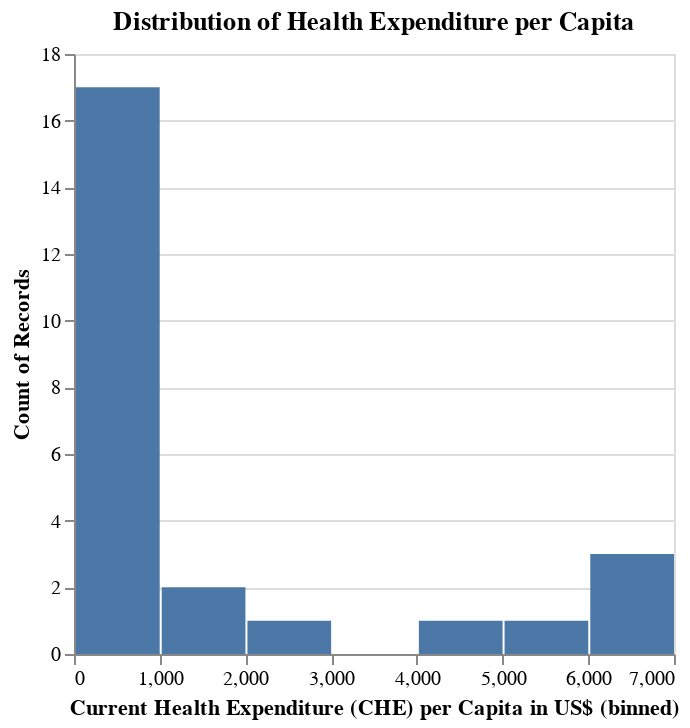

The cell this chart's notebook holds for it:
### Code cell
alt.Chart(merged_df).mark_bar().encode(
    alt.X("Current Health Expenditure (CHE) per Capita in US$", bin=True),
    y='count()'
).properties(
    title="Distribution of Health Expenditure per Capita"
)

### Figure 1 — Vega-Lite specification as saved in the notebook (floating-point values rounded to 4 significant figures)
{"config": {"view": {"continuousWidth": 300, "continuousHeight": 300}}, "data": {"name": "data-8e1c9afaa805e6f87dc83d5e02707c7c"}, "mark": {"type": "bar"}, "encoding": {"x": {"bin": true, "field": "Current Health Expenditure (CHE) per Capita in US$", "type": "quantitative"}, "y": {"aggregate": "count", "type": "quantitative"}}, "title": "Distribution of Health Expenditure per Capita", "$schema": "https://vega.github.io/schema/vega-lite/v5.20.1.json", "datasets": {"data-8e1c9afaa805e6f87dc83d5e02707c7c": [{"Country": "Afghanistan", "Incidence": 507.6, "Mortality": 253.6, "Prevalence": 1037.0, "Urban_Population": 60.26, "Health_Expenditure_%GDP": 8.99, "Tobacco_Use_%": 24.81, "Alcohol_Consumption_Liters": 7.98, "Physical_Activity_%": 50.08, "Obesity_%": 25.04, "Air_Quality_Index": 99.42, "UV_Radiation": 5.99, "Family_History_%": 30.24, "Genetic_Mutation_%": 12.49, "Treatment_Coverage_%": 75.49, "GDP_per_Capita": 39850.0, "Life_Expectancy": 67.52, "Health_Infrastructure_Index": 5.5, "Education_Index": 0.65, "Population_Density": 503.2, "Current Health Expenditure (CHE)": 3221.0, "Current Health Expenditure (CHE) per Capita in US$": 81.0, "Out-of-Pocket Expenditure (OOPS) per Capita in US$": 62.0, "Out-of-pocket (OOPS) as % of Current Health Expenditure (CHE)": 76.67, "Primary Health Care (PHC) Expenditure per Capita in US$": 46.67}, {"Country": "Australia", "Incidence": 491.4, "Mortality": 252.3, "Prevalence": 1057.0, "Urban_Population": 59.58, "Health_Expenditure_%GDP": 8.98, "Tobacco_Use_%": 25.09, "Alcohol_Consumption_Liters": 8.12, "Physical_Activity_%": 49.74, "Obesity_%": 24.66, "Air_Quality_Index": 99.86, "UV_Radiation": 5.99, "Family_History_%": 30.12, "Genetic_Mutation_%": 12.56, "Treatment_Coverage_%": 75.02, "GDP_per_Capita": 41080.0, "Life_Expectancy": 67.42, "Health_Infrastructure_Index": 5.55, "Education_Index": 0.65, "Population_Density": 511.0, "Current Health Expenditure (CHE)": 168000.0, "Current Health Expenditure (CHE) per Capita in US$": 6496.0, "Out-of-Pocket Expenditure (OOPS) per Capita in US$": 930.0, "Out-of-pocket (OOPS) as % of Current Health Expenditure (CHE)": 14.5, "Primary Health Care (PHC) Expenditure per Capita in US$": 2386.0}, {"Country": "Bangladesh", "Incidence": 498.3, "Mortality": 247.8, "Prevalence": 1053.0, "Urban_Population": 60.05, "Health_Expenditure_%GDP": 8.98, "Tobacco_Use_%": 25.23, "Alcohol_Consumption_Liters": 8.01, "Physical_Activity_%": 50.1, "Obesity_%": 25.12, "Air_Quality_Index": 99.83, "UV_Radiation": 6.0, "Family_History_%": 30.01, "Genetic_Mutation_%": 12.4, "Treatment_Coverage_%": 75.31, "GDP_per_Capita": 40630.0, "Life_Expectancy": 67.17, "Health_Infrastructure_Index": 5.49, "Education_Index": 0.65, "Population_Density": 509.0, "Current Health Expenditure (CHE)": 8482.0, "Current Health Expenditure (CHE) per Capita in US$": 51.0, "Out-of-Pocket Expenditure (OOPS) per Capita in US$": 38.0, "Out-of-pocket (OOPS) as % of Current Health Expenditure (CHE)": 74.0, "Primary Health Care (PHC) Expenditure per Capita in US$": 34.0}, {"Country": "Canada", "Incidence": 504.1, "Mortality": 246.7, "Prevalence": 1059.0, "Urban_Population": 59.63, "Health_Expenditure_%GDP": 9.0, "Tobacco_Use_%": 24.86, "Alcohol_Consumption_Liters": 8.07, "Physical_Activity_%": 49.95, "Obesity_%": 25.17, "Air_Quality_Index": 100.4, "UV_Radiation": 5.95, "Family_History_%": 29.87, "Genetic_Mutation_%": 12.49, "Treatment_Coverage_%": 75.46, "GDP_per_Capita": 39850.0, "Life_Expectancy": 67.38, "Health_Infrastructure_Index": 5.5, "Education_Index": 0.65, "Population_Density": 517.9, "Current Health Expenditure (CHE)": 235900.0, "Current Health Expenditure (CHE) per Capita in US$": 6129.0, "Out-of-Pocket Expenditure (OOPS) per Capita in US$": 869.3, "Out-of-pocket (OOPS) as % of Current Health Expenditure (CHE)": 14.33, "Primary Health Care (PHC) Expenditure per Capita in US$": 2381.0}, {"Country": "DR Congo", "Incidence": 504.6, "Mortality": 249.6, "Prevalence": 1056.0, "Urban_Population": 60.19, "Health_Expenditure_%GDP": 9.01, "Tobacco_Use_%": 25.03, "Alcohol_Consumption_Liters": 8.0, "Physical_Activity_%": 49.42, "Obesity_%": 24.96, "Air_Quality_Index": 98.25, "UV_Radiation": 5.97, "Family_History_%": 29.65, "Genetic_Mutation_%": 12.5, "Treatment_Coverage_%": 75.35, "GDP_per_Capita": 40690.0, "Life_Expectancy": 67.51, "Health_Infrastructure_Index": 5.46, "Education_Index": 0.65, "Population_Density": 509.9, "Current Health Expenditure (CHE)": 2203.0, "Current Health Expenditure (CHE) per Capita in US$": 22.33, "Out-of-Pocket Expenditure (OOPS) per Capita in US$": 8.33, "Out-of-pocket (OOPS) as % of Current Health Expenditure (CHE)": 38.67, "Primary Health Care (PHC) Expenditure per Capita in US$": 12.67}, {"Country": "Ethiopia", "Incidence": 504.4, "Mortality": 247.3, "Prevalence": 1049.0, "Urban_Population": 60.23, "Health_Expenditure_%GDP": 9.08, "Tobacco_Use_%": 24.83, "Alcohol_Consumption_Liters": 7.86, "Physical_Activity_%": 49.69, "Obesity_%": 25.07, "Air_Quality_Index": 101.1, "UV_Radiation": 6.01, "Family_History_%": 29.79, "Genetic_Mutation_%": 12.53, "Treatment_Coverage_%": 74.94, "GDP_per_Capita": 40600.0, "Life_Expectancy": 67.42, "Health_Infrastructure_Index": 5.46, "Education_Index": 0.65, "Population_Density": 501.8, "Current Health Expenditure (CHE)": 3363.0, "Current Health Expenditure (CHE) per Capita in US$": 28.0, "Out-of-Pocket Expenditure (OOPS) per Capita in US$": 9.0, "Out-of-pocket (OOPS) as % of Current Health Expenditure (CHE)": 33.0, "Primary Health Care (PHC) Expenditure per Capita in US$": 22.0}, {"Country": "France", "Incidence": 493.3, "Mortality": 247.2, "Prevalence": 1050.0, "Urban_Population": 60.1, "Health_Expenditure_%GDP": 9.04, "Tobacco_Use_%": 24.86, "Alcohol_Consumption_Liters": 7.99, "Physical_Activity_%": 50.15, "Obesity_%": 24.93, "Air_Quality_Index": 101.0, "UV_Radiation": 6.06, "Family_History_%": 30.1, "Genetic_Mutation_%": 12.44, "Treatment_Coverage_%": 74.81, "GDP_per_Capita": 40140.0, "Life_Expectancy": 67.48, "Health_Infrastructure_Index": 5.46, "Education_Index": 0.65, "Population_Density": 512.8, "Current Health Expenditure (CHE)": 337900.0, "Current Health Expenditure (CHE) per Capita in US$": 4997.0, "Out-of-Pocket Expenditure (OOPS) per Capita in US$": 443.3, "Out-of-pocket (OOPS) as % of Current Health Expenditure (CHE)": 9.0, "Primary Health Care (PHC) Expenditure per Capita in US$": 2150.0}, {"Country": "Germany", "Incidence": 501.6, "Mortality": 250.1, "Prevalence": 1049.0, "Urban_Population": 59.64, "Health_Expenditure_%GDP": 9.01, "Tobacco_Use_%": 25.23, "Alcohol_Consumption_Liters": 8.03, "Physical_Activity_%": 50.03, "Obesity_%": 25.26, "Air_Quality_Index": 100.4, "UV_Radiation": 6.03, "Family_History_%": 29.8, "Genetic_Mutation_%": 12.54, "Treatment_Coverage_%": 74.71, "GDP_per_Capita": 40570.0, "Life_Expectancy": 67.55, "Health_Infrastructure_Index": 5.53, "Education_Index": 0.65, "Population_Density": 509.9, "Current Health Expenditure (CHE)": 520000.0, "Current Health Expenditure (CHE) per Capita in US$": 6251.0, "Out-of-Pocket Expenditure (OOPS) per Capita in US$": 722.7, "Out-of-pocket (OOPS) as % of Current Health Expenditure (CHE)": 11.67, "Primary Health Care (PHC) Expenditure per Capita in US$": 2802.0}, {"Country": "Ghana", "Incidence": 502.1, "Mortality": 251.4, "Prevalence": 1059.0, "Urban_Population": 59.94, "Health_Expenditure_%GDP": 8.98, "Tobacco_Use_%": 25.41, "Alcohol_Consumption_Liters": 7.93, "Physical_Activity_%": 50.24, "Obesity_%": 24.91, "Air_Quality_Index": 101.8, "UV_Radiation": 6.05, "Family_History_%": 30.21, "Genetic_Mutation_%": 12.49, "Treatment_Coverage_%": 74.73, "GDP_per_Capita": 40130.0, "Life_Expectancy": 67.27, "Health_Infrastructure_Index": 5.52, "Education_Index": 0.65, "Population_Density": 501.5, "Current Health Expenditure (CHE)": 2968.0, "Current Health Expenditure (CHE) per Capita in US$": 91.0, "Out-of-Pocket Expenditure (OOPS) per Capita in US$": 23.0, "Out-of-pocket (OOPS) as % of Current Health Expenditure (CHE)": 25.0, "Primary Health Care (PHC) Expenditure per Capita in US$": 56.0}, {"Country": "Iraq", "Incidence": 504.0, "Mortality": 247.6, "Prevalence": 1048.0, "Urban_Population": 59.97, "Health_Expenditure_%GDP": 8.97, "Tobacco_Use_%": 24.88, "Alcohol_Consumption_Liters": 8.01, "Physical_Activity_%": 49.58, "Obesity_%": 25.11, "Air_Quality_Index": 98.89, "UV_Radiation": 6.07, "Family_History_%": 29.88, "Genetic_Mutation_%": 12.55, "Treatment_Coverage_%": 74.8, "GDP_per_Capita": 41030.0, "Life_Expectancy": 67.25, "Health_Infrastructure_Index": 5.34, "Education_Index": 0.65, "Population_Density": 506.0, "Current Health Expenditure (CHE)": 10840.0, "Current Health Expenditure (CHE) per Capita in US$": 252.0, "Out-of-Pocket Expenditure (OOPS) per Capita in US$": 126.0, "Out-of-pocket (OOPS) as % of Current Health Expenditure (CHE)": 50.0, "Primary Health Care (PHC) Expenditure per Capita in US$": 126.0}, {"Country": "Madagascar", "Incidence": 501.5, "Mortality": 248.2, "Prevalence": 1054.0, "Urban_Population": 59.84, "Health_Expenditure_%GDP": 9.03, "Tobacco_Use_%": 25.2, "Alcohol_Consumption_Liters": 8.19, "Physical_Activity_%": 49.88, "Obesity_%": 25.17, "Air_Quality_Index": 99.18, "UV_Radiation": 5.95, "Family_History_%": 29.89, "Genetic_Mutation_%": 12.52, "Treatment_Coverage_%": 75.12, "GDP_per_Capita": 40410.0, "Life_Expectancy": 67.59, "Health_Infrastructure_Index": 5.49, "Education_Index": 0.65, "Population_Density": 502.4, "Current Health Expenditure (CHE)": 498.0, "Current Health Expenditure (CHE) per Capita in US$": 17.0, "Out-of-Pocket Expenditure (OOPS) per Capita in US$": 5.5, "Out-of-pocket (OOPS) as % of Current Health Expenditure (CHE)": 32.0, "Primary Health Care (PHC) Expenditure per Capita in US$": 11.5}, {"Country": "Malaysia", "Incidence": 498.1, "Mortality": 245.7, "Prevalence": 1066.0, "Urban_Population": 59.88, "Health_Expenditure_%GDP": 9.07, "Tobacco_Use_%": 24.94, "Alcohol_Consumption_Liters": 7.98, "Physical_Activity_%": 51.04, "Obesity_%": 24.9, "Air_Quality_Index": 98.36, "UV_Radiation": 6.0, "Family_History_%": 30.15, "Genetic_Mutation_%": 12.59, "Treatment_Coverage_%": 74.75, "GDP_per_Capita": 40490.0, "Life_Expectancy": 67.56, "Health_Infrastructure_Index": 5.49, "Education_Index": 0.65, "Population_Density": 509.7, "Current Health Expenditure (CHE)": 15060.0, "Current Health Expenditure (CHE) per Capita in US$": 442.0, "Out-of-Pocket Expenditure (OOPS) per Capita in US$": 146.0, "Out-of-pocket (OOPS) as % of Current Health Expenditure (CHE)": 33.0, "Primary Health Care (PHC) Expenditure per Capita in US$": 204.5}, {"Country": "Mexico", "Incidence": 503.3, "Mortality": 251.8, "Prevalence": 1048.0, "Urban_Population": 59.92, "Health_Expenditure_%GDP": 8.86, "Tobacco_Use_%": 25.23, "Alcohol_Consumption_Liters": 8.12, "Physical_Activity_%": 50.08, "Obesity_%": 24.87, "Air_Quality_Index": 98.96, "UV_Radiation": 6.08, "Family_History_%": 30.07, "Genetic_Mutation_%": 12.45, "Treatment_Coverage_%": 75.22, "GDP_per_Capita": 40650.0, "Life_Expectancy": 67.36, "Health_Infrastructure_Index": 5.54, "Education_Index": 0.65, "Population_Density": 506.8, "Current Health Expenditure (CHE)": 76320.0, "Current Health Expenditure (CHE) per Capita in US$": 597.3, "Out-of-Pocket Expenditure (OOPS) per Capita in US$": 237.3, "Out-of-pocket (OOPS) as % of Current Health Expenditure (CHE)": 39.67, "Primary Health Care (PHC) Expenditure per Capita in US$": 263.0}, {"Country": "Nepal", "Incidence": 503.6, "Mortality": 248.1, "Prevalence": 1053.0, "Urban_Population": 59.73, "Health_Expenditure_%GDP": 9.1, "Tobacco_Use_%": 24.88, "Alcohol_Consumption_Liters": 7.91, "Physical_Activity_%": 49.66, "Obesity_%": 24.87, "Air_Quality_Index": 100.4, "UV_Radiation": 6.01, "Family_History_%": 30.03, "Genetic_Mutation_%": 12.52, "Treatment_Coverage_%": 74.69, "GDP_per_Capita": 40790.0, "Life_Expectancy": 67.73, "Health_Infrastructure_Index": 5.47, "Education_Index": 0.65, "Population_Density": 515.9, "Current Health Expenditure (CHE)": 1836.0, "Current Health Expenditure (CHE) per Capita in US$": 63.0, "Out-of-Pocket Expenditure (OOPS) per Capita in US$": 33.0, "Out-of-pocket (OOPS) as % of Current Health Expenditure (CHE)": 52.5, "Primary Health Care (PHC) Expenditure per Capita in US$": 40.5}, {"Country": "Niger", "Incidence": 491.8, "Mortality": 245.3, "Prevalence": 1038.0, "Urban_Population": 60.21, "Health_Expenditure_%GDP": 8.99, "Tobacco_Use_%": 25.35, "Alcohol_Consumption_Liters": 8.03, "Physical_Activity_%": 49.68, "Obesity_%": 24.92, "Air_Quality_Index": 98.18, "UV_Radiation": 6.02, "Family_History_%": 30.2, "Genetic_Mutation_%": 12.52, "Treatment_Coverage_%": 75.35, "GDP_per_Capita": 40150.0, "Life_Expectancy": 67.42, "Health_Infrastructure_Index": 5.61, "Education_Index": 0.65, "Population_Density": 504.9, "Current Health Expenditure (CHE)": 795.3, "Current Health Expenditure (CHE) per Capita in US$": 32.67, "Out-of-Pocket Expenditure (OOPS) per Capita in US$": 14.0, "Out-of-pocket (OOPS) as % of Current Health Expenditure (CHE)": 42.33, "Primary Health Care (PHC) Expenditure per Capita in US$": 21.33}, {"Country": "Nigeria", "Incidence": 499.0, "Mortality": 254.2, "Prevalence": 1040.0, "Urban_Population": 59.7, "Health_Expenditure_%GDP": 8.99, "Tobacco_Use_%": 24.82, "Alcohol_Consumption_Liters": 7.92, "Physical_Activity_%": 49.95, "Obesity_%": 24.78, "Air_Quality_Index": 100.9, "UV_Radiation": 6.09, "Family_History_%": 30.0, "Genetic_Mutation_%": 12.52, "Treatment_Coverage_%": 74.97, "GDP_per_Capita": 40450.0, "Life_Expectancy": 67.44, "Health_Infrastructure_Index": 5.56, "Education_Index": 0.65, "Population_Density": 508.1, "Current Health Expenditure (CHE)": 16210.0, "Current Health Expenditure (CHE) per Capita in US$": 75.0, "Out-of-Pocket Expenditure (OOPS) per Capita in US$": 56.5, "Out-of-pocket (OOPS) as % of Current Health Expenditure (CHE)": 75.5, "Primary Health Care (PHC) Expenditure per Capita in US$": 50.5}, {"Country": "Pakistan", "Incidence": 495.6, "Mortality": 249.7, "Prevalence": 1033.0, "Urban_Population": 60.53, "Health_Expenditure_%GDP": 8.96, "Tobacco_Use_%": 24.89, "Alcohol_Consumption_Liters": 8.0, "Physical_Activity_%": 50.09, "Obesity_%": 25.13, "Air_Quality_Index": 96.79, "UV_Radiation": 5.98, "Family_History_%": 29.86, "Genetic_Mutation_%": 12.43, "Treatment_Coverage_%": 74.87, "GDP_per_Capita": 41000.0, "Life_Expectancy": 67.06, "Health_Infrastructure_Index": 5.5, "Education_Index": 0.65, "Population_Density": 508.6, "Current Health Expenditure (CHE)": 9060.0, "Current Health Expenditure (CHE) per Capita in US$": 38.0, "Out-of-Pocket Expenditure (OOPS) per Capita in US$": 19.0, "Out-of-pocket (OOPS) as % of Current Health Expenditure (CHE)": 51.0, "Primary Health Care (PHC) Expenditure per Capita in US$": 21.0}, {"Country": "Poland", "Incidence": 495.3, "Mortality": 252.8, "Prevalence": 1059.0, "Urban_Population": 59.81, "Health_Expenditure_%GDP": 8.91, "Tobacco_Use_%": 25.3, "Alcohol_Consumption_Liters": 8.1, "Physical_Activity_%": 49.81, "Obesity_%": 24.78, "Air_Quality_Index": 99.58, "UV_Radiation": 6.01, "Family_History_%": 30.03, "Genetic_Mutation_%": 12.5, "Treatment_Coverage_%": 74.65, "GDP_per_Capita": 40200.0, "Life_Expectancy": 67.33, "Health_Infrastructure_Index": 5.47, "Education_Index": 0.65, "Population_Density": 507.9, "Current Health Expenditure (CHE)": 42280.0, "Current Health Expenditure (CHE) per Capita in US$": 1134.0, "Out-of-Pocket Expenditure (OOPS) per Capita in US$": 220.0, "Out-of-pocket (OOPS) as % of Current Health Expenditure (CHE)": 19.67, "Primary Health Care (PHC) Expenditure per Capita in US$": 488.7}, {"Country": "Saudi Arabia", "Incidence": 494.1, "Mortality": 249.5, "Prevalence": 1041.0, "Urban_Population": 59.79, "Health_Expenditure_%GDP": 8.88, "Tobacco_Use_%": 24.96, "Alcohol_Consumption_Liters": 7.98, "Physical_Activity_%": 50.55, "Obesity_%": 24.96, "Air_Quality_Index": 100.0, "UV_Radiation": 5.99, "Family_History_%": 29.81, "Genetic_Mutation_%": 12.43, "Treatment_Coverage_%": 75.08, "GDP_per_Capita": 40600.0, "Life_Expectancy": 67.49, "Health_Infrastructure_Index": 5.47, "Education_Index": 0.65, "Population_Density": 496.6, "Current Health Expenditure (CHE)": 50320.0, "Current Health Expenditure (CHE) per Capita in US$": 1615.0, "Out-of-Pocket Expenditure (OOPS) per Capita in US$": 163.5, "Out-of-pocket (OOPS) as % of Current Health Expenditure (CHE)": 10.0, "Primary Health Care (PHC) Expenditure per Capita in US$": 837.0}, {"Country": "South Africa", "Incidence": 498.4, "Mortality": 247.0, "Prevalence": 1042.0, "Urban_Population": 59.72, "Health_Expenditure_%GDP": 9.01, "Tobacco_Use_%": 24.97, "Alcohol_Consumption_Liters": 8.08, "Physical_Activity_%": 50.91, "Obesity_%": 24.9, "Air_Quality_Index": 99.81, "UV_Radiation": 5.98, "Family_History_%": 30.64, "Genetic_Mutation_%": 12.45, "Treatment_Coverage_%": 75.09, "GDP_per_Capita": 39970.0, "Life_Expectancy": 67.42, "Health_Infrastructure_Index": 5.53, "Education_Index": 0.65, "Population_Density": 500.5, "Current Health Expenditure (CHE)": 30490.0, "Current Health Expenditure (CHE) per Capita in US$": 503.0, "Out-of-Pocket Expenditure (OOPS) per Capita in US$": 32.0, "Out-of-pocket (OOPS) as % of Current Health Expenditure (CHE)": 6.0, "Primary Health Care (PHC) Expenditure per Capita in US$": 287.0}, {"Country": "Spain", "Incidence": 501.2, "Mortality": 252.4, "Prevalence": 1047.0, "Urban_Population": 59.83, "Health_Expenditure_%GDP": 9.01, "Tobacco_Use_%": 24.99, "Alcohol_Consumption_Liters": 7.97, "Physical_Activity_%": 50.15, "Obesity_%": 25.04, "Air_Quality_Index": 99.5, "UV_Radiation": 6.01, "Family_History_%": 30.13, "Genetic_Mutation_%": 12.48, "Treatment_Coverage_%": 75.34, "GDP_per_Capita": 40800.0, "Life_Expectancy": 67.37, "Health_Infrastructure_Index": 5.54, "Education_Index": 0.65, "Population_Density": 506.6, "Current Health Expenditure (CHE)": 141400.0, "Current Health Expenditure (CHE) per Capita in US$": 2984.0, "Out-of-Pocket Expenditure (OOPS) per Capita in US$": 579.3, "Out-of-pocket (OOPS) as % of Current Health Expenditure (CHE)": 19.33, "Primary Health Care (PHC) Expenditure per Capita in US$": 1111.0}, {"Country": "Sudan", "Incidence": 493.5, "Mortality": 249.3, "Prevalence": 1053.0, "Urban_Population": 59.85, "Health_Expenditure_%GDP": 8.97, "Tobacco_Use_%": 25.37, "Alcohol_Consumption_Liters": 7.92, "Physical_Activity_%": 50.15, "Obesity_%": 24.84, "Air_Quality_Index": 101.0, "UV_Radiation": 6.01, "Family_History_%": 29.87, "Genetic_Mutation_%": 12.51, "Treatment_Coverage_%": 74.8, "GDP_per_Capita": 40490.0, "Life_Expectancy": 67.48, "Health_Infrastructure_Index": 5.47, "Education_Index": 0.65, "Population_Density": 503.9, "Current Health Expenditure (CHE)": 1037.0, "Current Health Expenditure (CHE) per Capita in US$": 22.0, "Out-of-Pocket Expenditure (OOPS) per Capita in US$": 12.0, "Out-of-pocket (OOPS) as % of Current Health Expenditure (CHE)": 53.0, "Primary Health Care (PHC) Expenditure per Capita in US$": 13.0}, {"Country": "Thailand", "Incidence": 499.2, "Mortality": 250.9, "Prevalence": 1060.0, "Urban_Population": 60.17, "Health_Expenditure_%GDP": 9.01, "Tobacco_Use_%": 25.18, "Alcohol_Consumption_Liters": 8.0, "Physical_Activity_%": 50.07, "Obesity_%": 25.24, "Air_Quality_Index": 98.51, "UV_Radiation": 5.99, "Family_History_%": 29.8, "Genetic_Mutation_%": 12.47, "Treatment_Coverage_%": 74.97, "GDP_per_Capita": 39740.0, "Life_Expectancy": 67.4, "Health_Infrastructure_Index": 5.55, "Education_Index": 0.65, "Population_Density": 500.6, "Current Health Expenditure (CHE)": 26540.0, "Current Health Expenditure (CHE) per Capita in US$": 370.0, "Out-of-Pocket Expenditure (OOPS) per Capita in US$": 34.0, "Out-of-pocket (OOPS) as % of Current Health Expenditure (CHE)": 9.0, "Primary Health Care (PHC) Expenditure per Capita in US$": 216.0}, {"Country": "Ukraine", "Incidence": 500.2, "Mortality": 253.3, "Prevalence": 1053.0, "Urban_Population": 60.11, "Health_Expenditure_%GDP": 9.04, "Tobacco_Use_%": 25.01, "Alcohol_Consumption_Liters": 7.95, "Physical_Activity_%": 50.28, "Obesity_%": 24.97, "Air_Quality_Index": 99.01, "UV_Radiation": 6.04, "Family_History_%": 29.91, "Genetic_Mutation_%": 12.42, "Treatment_Coverage_%": 74.85, "GDP_per_Capita": 40070.0, "Life_Expectancy": 67.73, "Health_Infrastructure_Index": 5.52, "Education_Index": 0.65, "Population_Density": 509.0, "Current Health Expenditure (CHE)": 11840.0, "Current Health Expenditure (CHE) per Capita in US$": 265.0, "Out-of-Pocket Expenditure (OOPS) per Capita in US$": 127.0, "Out-of-pocket (OOPS) as % of Current Health Expenditure (CHE)": 48.0, "Primary Health Care (PHC) Expenditure per Capita in US$": 102.0}, {"Country": "United Kingdom", "Incidence": 502.7, "Mortality": 248.8, "Prevalence": 1045.0, "Urban_Population": 60.53, "Health_Expenditure_%GDP": 8.94, "Tobacco_Use_%": 25.01, "Alcohol_Consumption_Liters": 8.02, "Physical_Activity_%": 49.92, "Obesity_%": 24.9, "Air_Quality_Index": 98.91, "UV_Radiation": 6.04, "Family_History_%": 29.44, "Genetic_Mutation_%": 12.55, "Treatment_Coverage_%": 74.6, "GDP_per_Capita": 40470.0, "Life_Expectancy": 67.44, "Health_Infrastructure_Index": 5.53, "Education_Index": 0.65, "Population_Density": 504.3, "Current Health Expenditure (CHE)": 347300.0, "Current Health Expenditure (CHE) per Capita in US$": 5155.0, "Out-of-Pocket Expenditure (OOPS) per Capita in US$": 638.3, "Out-of-pocket (OOPS) as % of Current Health Expenditure (CHE)": 12.0, "Primary Health Care (PHC) Expenditure per Capita in US$": 2016.0}]}}
